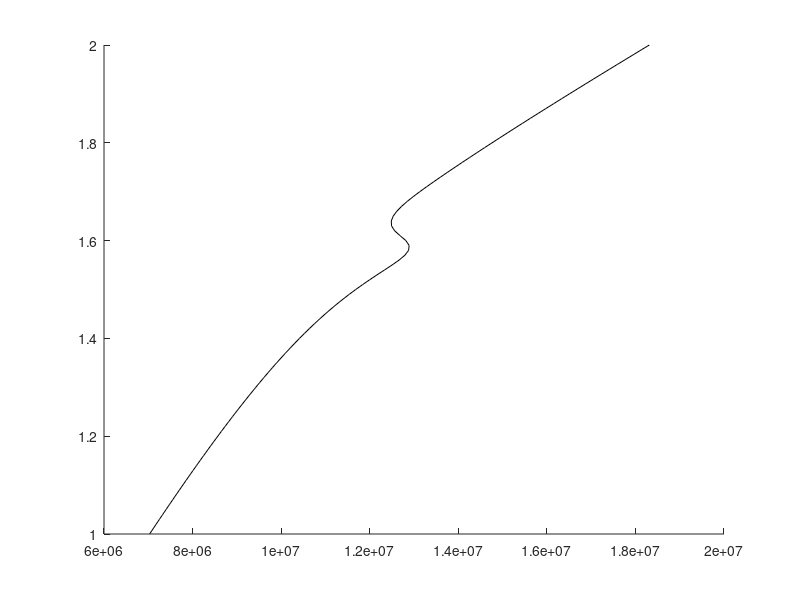

This chart was generated by the following MATLAB code:
%close all; clear all; clc;

color='k';

%substrate, SiO2
 eps0=1.9259;
	lp = [
		14.261    1072  49 
		-0.18416  1270  216 
		1.5       802.3 80 
		%9.972     462.9 30 
		0.46239   1205  78
        ]; 
%


eps_inf=15.5+0*1i; % replace with eps_inf of material
eps_parr=8; % c-axis assumed to be described by a real value

E=1:0.01:2; %Range of photon energies in eV

c=299792458; %m/s
e=1.6e-19; %C
h=4.135667662e-15; %eVs
hbar=h/2/pi;
m0=9.11e-31;
l=h*c./E;

% Oscilator parameters
gamma(1)=0.1068;
gamma(2)=0.2519;
gamma(3)=0.2584;
gamma(4)=0.2480;
gamma(5)=1.2648;
gamma(6)=1.2480;

omega(1)=1.2046;
omega(2)=0*0.5337;
omega(3)=0*2.081;
omega(4)=0*1.0608;
omega(5)=0*15.4973;
omega(6)=0*20.9515;

E_ex(1)=1.612;
E_ex(2)=1.8;
E_ex(3)=2.18;
E_ex(4)=2.6;
E_ex(5)=2.8;
E_ex(6)=3;


for i=1:size(E,2)
    
    eps=eps_inf;
    for j=1:size(E_ex,2)
        eps=eps+omega(j)./(E_ex(j).^2-E(i).^2-1i*gamma(j).*E(i));
    end
    
    nu = real(E(i).*8066); % ignore imaginary part.
    e2 = ones(size(nu)) * eps0;
    
    for z = 1: size(lp, 1)
        e2 = e2 + lp(z, 1) * lp(z, 2) * lp(z, 3)...
            ./ (lp(z, 2)^2 - nu.^2 - 1i * lp(z, 3) * nu);
    end
    
    lambda=1e9*l(i);
    
    eps_perp=eps;
    be=0:0.0001:5; %range of wavevectors
    bo=0:0.0001:5; %range of wavevectors
    d=90; %thickness nm
    e1=1;
    epsilon(i)=eps;
    m=0; %mode order

    %TM Modes
    LHS=sqrt(eps_perp./eps_parr).*sqrt(eps_parr-be.^2).*2.*pi.*d./lambda;
    
    term1=atan(sqrt(be.^2-e1).*eps_perp./(sqrt(eps_perp./eps_parr).*sqrt(eps_parr-be.^2).*e1));
    term2=atan(sqrt(be.^2-e2).*eps_perp./(sqrt(eps_perp./eps_parr).*sqrt(eps_parr-be.^2).*e2));
   
    %TE Modes
%     LHS=sqrt(eps_perp-bo.^2).*2.*pi.*d./lambda;
%     
%     term1=atan(sqrt(bo.^2-e1)./(sqrt(eps_perp-bo.^2)));
%     term2=atan(sqrt(bo.^2-e2)./(sqrt(eps_perp-bo.^2)));
    
    RHS=term1+term2+m*pi;
    
    TE=abs(LHS-RHS);
    
    idx=find(TE==min(TE));
    
    k0(i)=2*pi./l(i);
    

        wv(i)=bo(idx);
        wv_abs(i)=bo(idx)*k0(i);

    epsilon(i)=eps;

        Lp(i)=imag(eps)./(2.*real(eps).*wv_abs(i));
        Lp(i)=Lp(i)./(1-sqrt(1-(imag(eps).^2./real(eps).^2).*(eps_parr.*k0(i).^2./wv_abs(i).^2-1)));
        q2(i)=1./2./(1e4*Lp(i));
        n(i)=sqrt(epsilon(i));
end

%%
    figure
    hold on;
    plot(wv_abs,E,'k')
    hold off;
    %note wv in units of k0, wv_abs in units of cm-1. E in units of eV